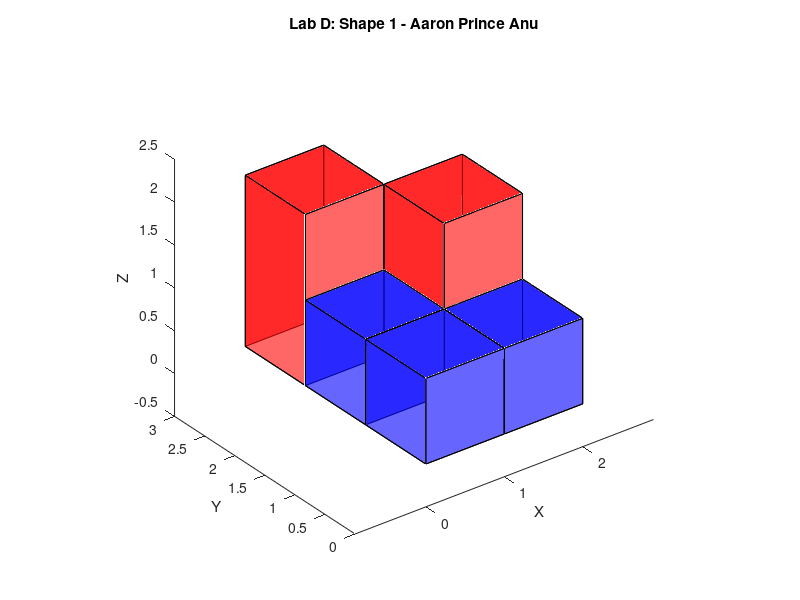

Reproduce this figure in MATLAB.
% define the cube heights from the given diagram
heights = [1 1; 1 2; 2 1];  % shape as per the grid

% initialize the figure
figure(1);
hold on;
axis equal;
view(3);  % set view to 3D

% set transparency level (0 = fully transparent, 1 = fully opaque)
transparency = 0.6;  % 60% opaque, 40% transparent

% function to create each cube
for i = 1:size(heights, 1)
    for j = 1:size(heights, 2)
        h = heights(i, j);  % height of the current cube

        % base coordinates of the cube
        x_base = [j-1, j, j, j-1];
        y_base = [i-1, i-1, i, i];
        z_base = [0, 0, 0, 0];

        % top coordinates of the cube
        z_top = [h, h, h, h];

        % select color based on the height of the cube
        if h == 2
            color = 'red';   % red for height 2
        else
            color = 'blue';  % blue for height 1
        end

        % draw the vertical walls (sides of the cube) with transparency
        for k = 1:4
            wall_x = [x_base(k), x_base(mod(k, 4)+1)];
            wall_y = [y_base(k), y_base(mod(k, 4)+1)];
            wall_z = [z_base(k), z_top(k)];
            patch([wall_x(1) wall_x(2) wall_x(2) wall_x(1)], ...
                [wall_y(1) wall_y(2) wall_y(2) wall_y(1)], ...
                [0 0 z_top(k) z_top(k)], color, 'FaceAlpha', transparency);
        end

        % draw the top face with transparency
        patch(x_base, y_base, z_top, color, 'FaceAlpha', transparency);

        % draw the bottom face with transparency
        patch(x_base, y_base, z_base, color, 'FaceAlpha', transparency);
    end
end

% set axis labels
xlabel('X');
ylabel('Y');
zlabel('Z');
title('Lab D: Shape 1 - Aaron Prince Anu');
hold off;